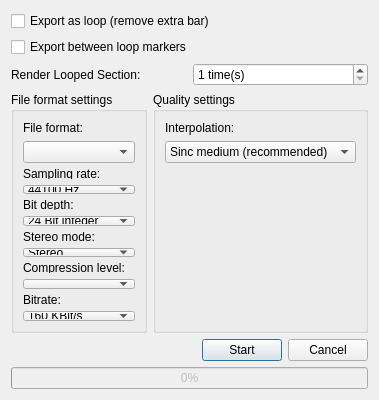
<?xml version="1.0" encoding="UTF-8"?>
<ui version="4.0">
 <class>ExportProjectDialog</class>
 <widget class="QDialog" name="ExportProjectDialog">
  <property name="geometry">
   <rect>
    <x>0</x>
    <y>0</y>
    <width>379</width>
    <height>400</height>
   </rect>
  </property>
  <property name="minimumSize">
   <size>
    <width>379</width>
    <height>400</height>
   </size>
  </property>
  <property name="maximumSize">
   <size>
    <width>379</width>
    <height>400</height>
   </size>
  </property>
  <property name="windowTitle">
   <string>Export project</string>
  </property>
  <layout class="QVBoxLayout">
   <item>
    <widget class="QCheckBox" name="exportLoopCB">
     <property name="text">
      <string>Export as loop (remove extra bar)</string>
     </property>
    </widget>
   </item>
   <item>
    <widget class="QCheckBox" name="renderMarkersCB">
     <property name="text">
      <string>Export between loop markers</string>
     </property>
    </widget>
   </item>
   <item>
    <widget class="QWidget" name="loopRepeatWidget" native="true">
     <layout class="QHBoxLayout" name="loopRepeatHL">
      <property name="leftMargin">
       <number>0</number>
      </property>
      <property name="topMargin">
       <number>0</number>
      </property>
      <property name="rightMargin">
       <number>0</number>
      </property>
      <property name="bottomMargin">
       <number>0</number>
      </property>
      <item>
       <widget class="QLabel" name="labelLoopRepeat">
        <property name="text">
         <string>Render Looped Section:</string>
        </property>
       </widget>
      </item>
      <item>
       <widget class="QSpinBox" name="loopCountSB">
        <property name="suffix">
         <string> time(s)</string>
        </property>
        <property name="minimum">
         <number>1</number>
        </property>
        <property name="maximum">
         <number>2147483647</number> <!-- INT_MAX -->
        </property>
        <property name="value">
         <number>1</number>
        </property>
       </widget>
      </item>
     </layout>
    </widget>
   </item>
   <item>
    <layout class="QHBoxLayout">
     <item>
      <widget class="QGroupBox" name="outputGroupBox">
       <property name="title">
        <string>File format settings</string>
       </property>
       <layout class="QVBoxLayout">
        <item>
         <widget class="QLabel" name="label">
          <property name="text">
           <string>File format:</string>
          </property>
         </widget>
        </item>
        <item>
         <widget class="QComboBox" name="fileFormatCB"/>
        </item>
        <item>
         <widget class="QWidget" name="sampleRateWidget" native="true">
          <layout class="QVBoxLayout" name="verticalLayout">
           <property name="leftMargin">
            <number>0</number>
           </property>
           <property name="topMargin">
            <number>0</number>
           </property>
           <property name="rightMargin">
            <number>0</number>
           </property>
           <property name="bottomMargin">
            <number>0</number>
           </property>
           <item>
            <widget class="QLabel" name="labelSampleRate">
             <property name="text">
              <string>Sampling rate:</string>
             </property>
            </widget>
           </item>
           <item>
            <widget class="QComboBox" name="samplerateCB">
             <item>
              <property name="text">
               <string>44100 Hz</string>
              </property>
             </item>
             <item>
              <property name="text">
               <string>48000 Hz</string>
              </property>
             </item>
             <item>
              <property name="text">
               <string>88200 Hz</string>
              </property>
             </item>
             <item>
              <property name="text">
               <string>96000 Hz</string>
              </property>
             </item>
             <item>
              <property name="text">
               <string>192000 Hz</string>
              </property>
             </item>
            </widget>
           </item>
          </layout>
         </widget>
        </item>
        <item>
         <widget class="QWidget" name="depthWidget" native="true">
          <layout class="QVBoxLayout">
           <property name="leftMargin">
            <number>0</number>
           </property>
           <property name="topMargin">
            <number>0</number>
           </property>
           <property name="rightMargin">
            <number>0</number>
           </property>
           <property name="bottomMargin">
            <number>0</number>
           </property>
           <item>
            <widget class="QLabel" name="labelBitDepth">
             <property name="text">
              <string>Bit depth:</string>
             </property>
            </widget>
           </item>
           <item>
            <widget class="QComboBox" name="depthCB">
             <property name="currentIndex">
              <number>1</number>
             </property>
             <item>
              <property name="text">
               <string>16 Bit integer</string>
              </property>
             </item>
             <item>
              <property name="text">
               <string>24 Bit integer</string>
              </property>
             </item>
             <item>
              <property name="text">
               <string>32 Bit float</string>
              </property>
             </item>
            </widget>
           </item>
          </layout>
         </widget>
        </item>
        <item>
         <widget class="QWidget" name="stereoModeWidget" native="true">
          <layout class="QVBoxLayout" name="verticalLayout_4">
           <property name="leftMargin">
            <number>0</number>
           </property>
           <property name="topMargin">
            <number>0</number>
           </property>
           <property name="rightMargin">
            <number>0</number>
           </property>
           <property name="bottomMargin">
            <number>0</number>
           </property>
           <item>
            <widget class="QLabel" name="labelStereoMode_3">
             <property name="text">
              <string>Stereo mode:</string>
             </property>
            </widget>
           </item>
           <item>
            <widget class="QComboBox" name="stereoModeComboBox">
             <property name="currentIndex">
              <number>1</number>
             </property>
             <item>
              <property name="text">
               <string>Mono</string>
              </property>
             </item>
             <item>
              <property name="text">
               <string>Stereo</string>
              </property>
             </item>
             <item>
              <property name="text">
               <string>Joint stereo</string>
              </property>
             </item>
            </widget>
           </item>
          </layout>
         </widget>
        </item>
        <item>
         <widget class="QWidget" name="compressionWidget" native="true">
          <layout class="QVBoxLayout" name="_2">
           <property name="leftMargin">
            <number>0</number>
           </property>
           <property name="topMargin">
            <number>0</number>
           </property>
           <property name="rightMargin">
            <number>0</number>
           </property>
           <property name="bottomMargin">
            <number>0</number>
           </property>
           <item>
            <widget class="QLabel" name="labelCompLevel">
             <property name="text">
              <string>Compression level:</string>
             </property>
            </widget>
           </item>
           <item>
            <widget class="QComboBox" name="compLevelCB">
             <property name="currentIndex">
              <number>-1</number>
             </property>
            </widget>
           </item>
          </layout>
         </widget>
        </item>
        <item>
         <widget class="QWidget" name="bitrateWidget" native="true">
          <layout class="QVBoxLayout">
           <property name="leftMargin">
            <number>0</number>
           </property>
           <property name="topMargin">
            <number>0</number>
           </property>
           <property name="rightMargin">
            <number>0</number>
           </property>
           <property name="bottomMargin">
            <number>0</number>
           </property>
           <item>
            <widget class="QLabel" name="labelBitRate">
             <property name="text">
              <string>Bitrate:</string>
             </property>
            </widget>
           </item>
           <item>
            <widget class="QComboBox" name="bitrateCB">
             <property name="currentIndex">
              <number>2</number>
             </property>
             <item>
              <property name="text">
               <string>64 KBit/s</string>
              </property>
             </item>
             <item>
              <property name="text">
               <string>128 KBit/s</string>
              </property>
             </item>
             <item>
              <property name="text">
               <string>160 KBit/s</string>
              </property>
             </item>
             <item>
              <property name="text">
               <string>192 KBit/s</string>
              </property>
             </item>
             <item>
              <property name="text">
               <string>256 KBit/s</string>
              </property>
             </item>
             <item>
              <property name="text">
               <string>320 KBit/s</string>
              </property>
             </item>
            </widget>
           </item>
          </layout>
         </widget>
        </item>
        <item>
         <spacer>
          <property name="orientation">
           <enum>Qt::Vertical</enum>
          </property>
          <property name="sizeHint" stdset="0">
           <size>
            <width>0</width>
            <height>0</height>
           </size>
          </property>
         </spacer>
        </item>
       </layout>
      </widget>
     </item>
     <item>
      <widget class="QGroupBox" name="qualityGroupBox">
       <property name="title">
        <string>Quality settings</string>
       </property>
       <layout class="QVBoxLayout">
        <item>
         <widget class="QLabel" name="label_2">
          <property name="text">
           <string>Interpolation:</string>
          </property>
         </widget>
        </item>
        <item>
         <widget class="QComboBox" name="interpolationCB">
          <property name="currentIndex">
           <number>2</number>
          </property>
          <item>
           <property name="text">
            <string>Zero order hold</string>
           </property>
          </item>
          <item>
           <property name="text">
            <string>Sinc worst (fastest)</string>
           </property>
          </item>
          <item>
           <property name="text">
            <string>Sinc medium (recommended)</string>
           </property>
          </item>
          <item>
           <property name="text">
            <string>Sinc best (slowest)</string>
           </property>
          </item>
         </widget>
        </item>
        <item>
         <spacer>
          <property name="orientation">
           <enum>Qt::Vertical</enum>
          </property>
          <property name="sizeHint" stdset="0">
           <size>
            <width>0</width>
            <height>0</height>
           </size>
          </property>
         </spacer>
        </item>
       </layout>
      </widget>
     </item>
    </layout>
   </item>
   <item>
    <layout class="QHBoxLayout">
     <item>
      <spacer>
       <property name="orientation">
        <enum>Qt::Horizontal</enum>
       </property>
       <property name="sizeHint" stdset="0">
        <size>
         <width>0</width>
         <height>0</height>
        </size>
       </property>
      </spacer>
     </item>
     <item>
      <widget class="QPushButton" name="startButton">
       <property name="text">
        <string>Start</string>
       </property>
      </widget>
     </item>
     <item>
      <widget class="QPushButton" name="cancelButton">
       <property name="text">
        <string>Cancel</string>
       </property>
      </widget>
     </item>
    </layout>
   </item>
   <item>
    <widget class="QProgressBar" name="progressBar">
     <property name="enabled">
      <bool>false</bool>
     </property>
     <property name="value">
      <number>0</number>
     </property>
    </widget>
   </item>
  </layout>
 </widget>
 <resources/>
 <connections>
  <connection>
   <sender>cancelButton</sender>
   <signal>clicked()</signal>
   <receiver>ExportProjectDialog</receiver>
   <slot>reject()</slot>
   <hints>
    <hint type="sourcelabel">
     <x>511</x>
     <y>372</y>
    </hint>
    <hint type="destinationlabel">
     <x>202</x>
     <y>175</y>
    </hint>
   </hints>
  </connection>
  <connection>
   <sender>fileFormatCB</sender>
   <signal>currentIndexChanged(int)</signal>
   <receiver>ExportProjectDialog</receiver>
   <slot>onFileFormatChanged(int)</slot>
   <hints>
    <hint type="sourcelabel">
     <x>111</x>
     <y>85</y>
    </hint>
    <hint type="destinationlabel">
     <x>518</x>
     <y>212</y>
    </hint>
   </hints>
  </connection>
 </connections>
 <slots>
  <slot>onFileFormatChanged(int)</slot>
 </slots>
</ui>
